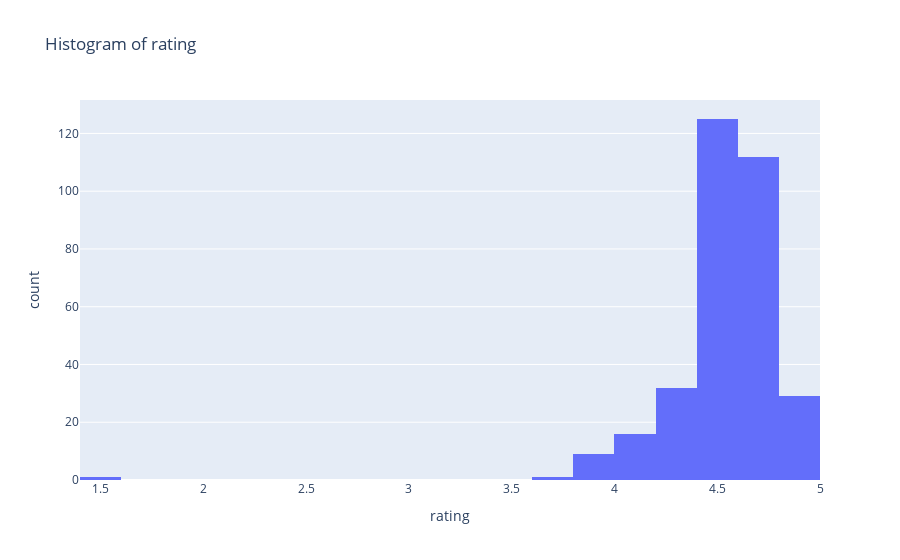

Notebook source saved alongside this figure:
### Code cell
x = 'rating'

display(df.sort_values(x, ascending = False).head())
display(df.sort_values(x, ascending = True).head())

fig = px.histogram(df, x=x, title = 'Histogram of ' + x, nbins = int(len(df) ** (1 / 2)))

fig.show()

### Figure 1 — Plotly figure (JSON) as saved in the notebook; plotly's stock layout.template omitted (floating-point values rounded to 4 significant figures; data arrays with more than 128 entries replaced by an {"elided": "..."} marker saying what was removed)
{"data": [{"alignmentgroup": "True", "bingroup": "x", "hovertemplate": "rating=%{x}<br>count=%{y}<extra></extra>", "legendgroup": "", "marker": {"color": "#636efa", "pattern": {"shape": ""}}, "name": "", "nbinsx": 18, "offsetgroup": "", "orientation": "v", "showlegend": false, "type": "histogram", "x": {"elided": "325 float values"}, "xaxis": "x", "yaxis": "y"}], "layout": {"autosize": true, "barmode": "relative", "legend": {"tracegroupgap": 0}, "title": {"text": "Histogram of rating"}, "xaxis": {"anchor": "y", "autorange": true, "domain": [0, 1], "range": [1.4, 5], "title": {"text": "rating"}, "type": "linear"}, "yaxis": {"anchor": "x", "autorange": true, "domain": [0, 1], "range": [0, 131.6], "title": {"text": "count"}}}}
